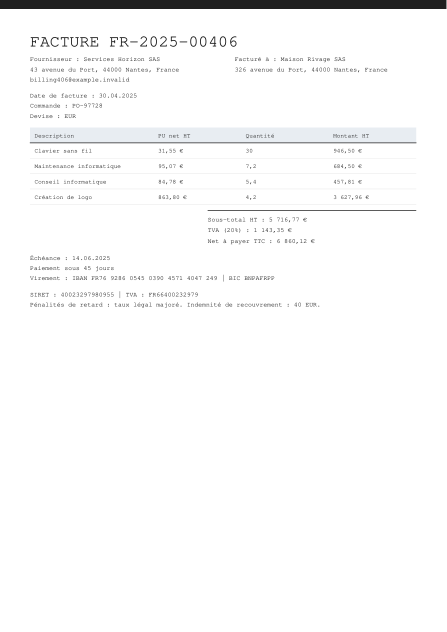
#> input picture app/examples/france.png, 893 x 1263 px (shown at 1/2 size); its folder holds only this picture in this run
$ python -i ocr_recovery.py   (imports and definitions only)
#> lines starting #> are read from the running program, lines starting #| are printed output that depends on the picture; after the words box and inside, x2 and y2 are one past the last pixel; in counts of white or black regions, pixels touching at a corner belong together
"""Frozen tuning-selected OCR pipeline; never reads stress references or metrics."""

import logging
import re
import time
from decimal import Decimal, ROUND_HALF_UP

import cv2
import numpy as np
from PIL import Image

from invoice_evidence import (
    Number, Token, UnreadableOCR, from_tokens, from_tsv, invoice_number_from_text, number_tokens,
)
from ocr_consensus import _candidate_numbers, _matching_row, build_consensus
from ocr_fast_path import attempt_fast_path, fast_path_enabled
from ocr_preprocessing import deskew, transform
from ocr_quality import assess_ocr
from ocr_quality import signature
from invoice_validation import document_validation
from ocr_config import OCR_CONFIG
from ocr_budget import ProcessingBudget
import table_geometry
import table_recovery
import table_shadow

LOGGER = logging.getLogger(__name__)
FAMILIES = OCR_CONFIG.families
CONFIDENCE = OCR_CONFIG.confidence


def _grid_mask(gray, *, regional=False):
#> called with regional = False
    ink = cv2.threshold(gray, 0, 255, cv2.THRESH_BINARY_INV + cv2.THRESH_OTSU)[1]
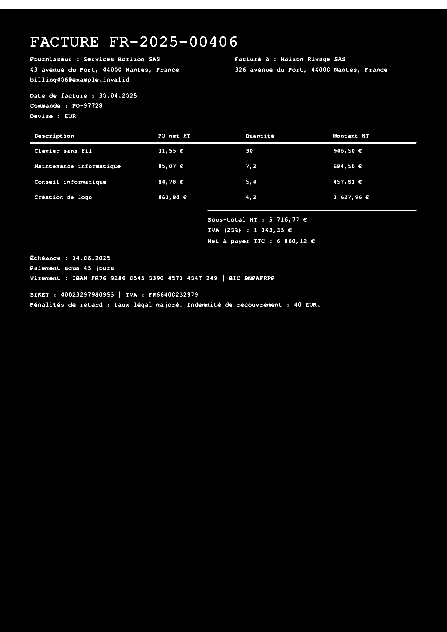
#> ink: shape (1263, 893) (shown at 1/2 size); 2.5% white; 973 white regions (920 under 20 px), largest, box (x1, y1, x2, y2) and area: (0, 0, 893, 18) 16074, (60, 285, 833, 287) 1545, (415, 420, 833, 422) 834
    bridge = 9 if regional else 5
    horizontal = cv2.morphologyEx(
        cv2.morphologyEx(ink, cv2.MORPH_CLOSE, np.ones((1, bridge), np.uint8)),
        cv2.MORPH_OPEN, np.ones((1, max(60, gray.shape[1] // 6)), np.uint8),
    )
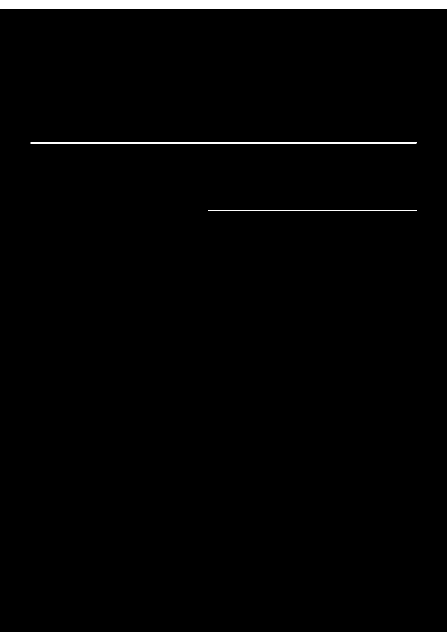
#> horizontal: shape (1263, 893) (shown at 1/2 size); 1.6% white; 3 white regions, box (x1, y1, x2, y2) and area: (0, 0, 893, 18) 16074, (61, 285, 834, 287) 1545, (416, 420, 834, 422) 834
    vertical = cv2.morphologyEx(
        cv2.morphologyEx(ink, cv2.MORPH_CLOSE, np.ones((bridge, 1), np.uint8)),
        cv2.MORPH_OPEN,
        np.ones((max(60, gray.shape[0] // (2 if regional else 12)), 1), np.uint8),
    )
#> vertical: shape (1263, 893); every value is 0
    return cv2.bitwise_or(horizontal, vertical)


# [356 lines left out: functions _ruled_region, _regional_table, _clarify_decimal_quantity, table_crop, recover_image, not called in this run]

>>> import cv2
>>> picture = cv2.imread('../app/examples/france.png', cv2.IMREAD_GRAYSCALE)
>>> result = _grid_mask(picture)

$ run again, on app/examples/modele-vierge.png
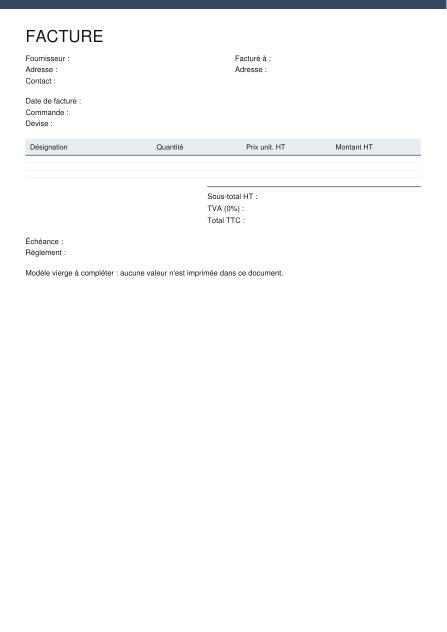
#> input picture app/examples/modele-vierge.png, 893 x 1263 px (shown at 1/2 size)
#> in _grid_mask, `ink = cv2.threshold(gray, 0, 255, cv2.THRESH_BINARY_INV + cv2.THRESH_O..`:
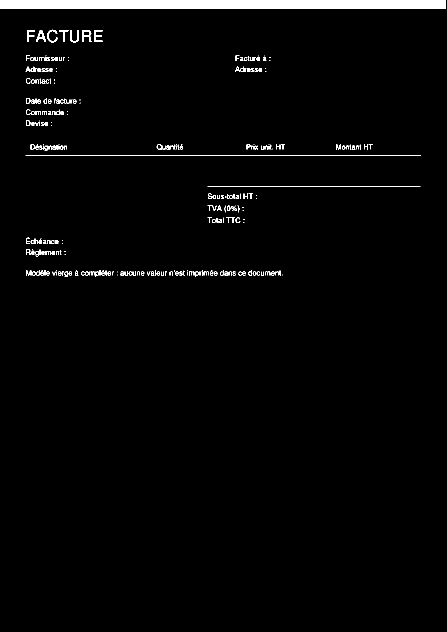
#> ink: shape (1263, 893) (shown at 1/2 size); 2.2% white; 269 white regions (86 under 20 px), largest, box (x1, y1, x2, y2) and area: (0, 0, 892, 18) 16056, (51, 310, 842, 311) 791, (415, 373, 841, 374) 426
#> in _grid_mask, `horizontal = cv2.morphologyEx( cv2.morphologyEx(ink, cv2.MORPH_CLOSE, ..`:
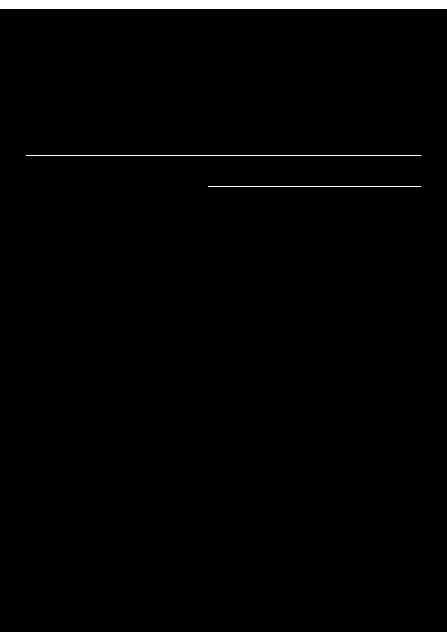
#> horizontal: shape (1263, 893) (shown at 1/2 size); 1.5% white; 3 white regions, box (x1, y1, x2, y2) and area: (0, 0, 893, 18) 16074, (52, 310, 843, 311) 791, (416, 373, 842, 374) 426
#> vertical: shape (1263, 893); every value is 0

$ run again, on app/examples/uk.png
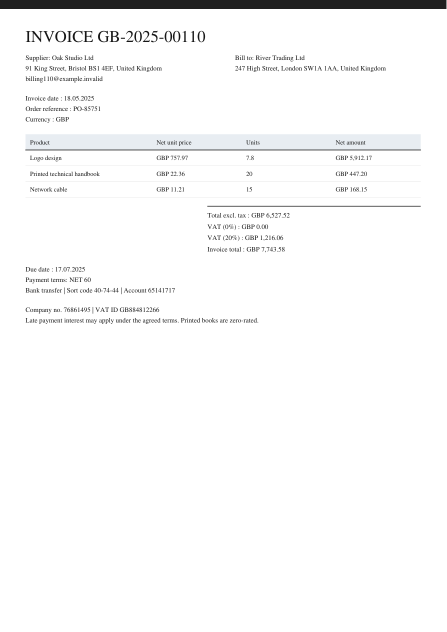
#> input picture app/examples/uk.png, 893 x 1263 px (shown at 1/2 size)
#> in _grid_mask, `ink = cv2.threshold(gray, 0, 255, cv2.THRESH_BINARY_INV + cv2.THRESH_O..`:
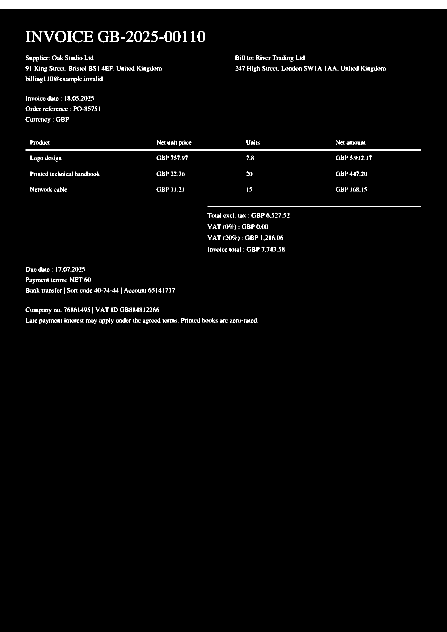
#> ink: shape (1263, 893) (shown at 1/2 size); 2.7% white; 955 white regions (780 under 20 px), largest, box (x1, y1, x2, y2) and area: (0, 0, 893, 18) 16074, (51, 299, 842, 301) 1582, (415, 412, 842, 413) 427
#> in _grid_mask, `horizontal = cv2.morphologyEx( cv2.morphologyEx(ink, cv2.MORPH_CLOSE, ..`:
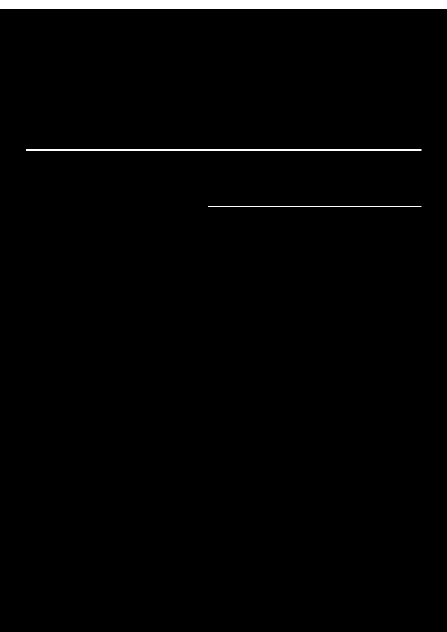
#> horizontal: shape (1263, 893) (shown at 1/2 size); 1.6% white; 3 white regions, box (x1, y1, x2, y2) and area: (0, 0, 893, 18) 16074, (52, 299, 843, 301) 1582, (416, 412, 843, 413) 427
#> vertical: shape (1263, 893); every value is 0
